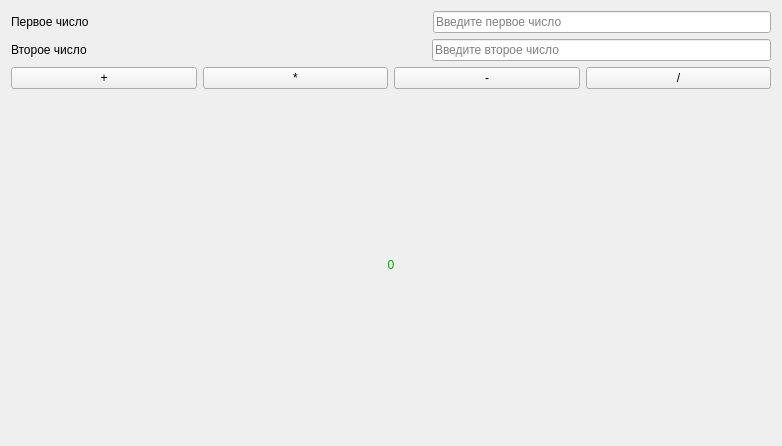
<?xml version="1.0" encoding="UTF-8"?>
<ui version="4.0">
 <class>Form</class>
 <widget class="QWidget" name="Form">
  <property name="geometry">
   <rect>
    <x>0</x>
    <y>0</y>
    <width>782</width>
    <height>446</height>
   </rect>
  </property>
  <property name="windowTitle">
   <string>Form</string>
  </property>
  <layout class="QVBoxLayout" name="verticalLayout">
   <item>
    <layout class="QHBoxLayout" name="horizontalLayout">
     <item>
      <widget class="QLabel" name="labelfist">
       <property name="text">
        <string>Первое число</string>
       </property>
      </widget>
     </item>
     <item>
      <spacer name="horizontalSpacer">
       <property name="orientation">
        <enum>Qt::Orientation::Horizontal</enum>
       </property>
       <property name="sizeHint" stdset="0">
        <size>
         <width>40</width>
         <height>20</height>
        </size>
       </property>
      </spacer>
     </item>
     <item>
      <widget class="QLineEdit" name="lineEditFist">
       <property name="placeholderText">
        <string>Введите первое число</string>
       </property>
      </widget>
     </item>
    </layout>
   </item>
   <item>
    <layout class="QHBoxLayout" name="horizontalLayout_2">
     <item>
      <widget class="QLabel" name="labeltwo">
       <property name="text">
        <string>Второе число</string>
       </property>
      </widget>
     </item>
     <item>
      <spacer name="horizontalSpacer_2">
       <property name="orientation">
        <enum>Qt::Orientation::Horizontal</enum>
       </property>
       <property name="sizeHint" stdset="0">
        <size>
         <width>40</width>
         <height>20</height>
        </size>
       </property>
      </spacer>
     </item>
     <item>
      <widget class="QLineEdit" name="lineEdidTwo">
       <property name="placeholderText">
        <string>Введите второе число</string>
       </property>
      </widget>
     </item>
    </layout>
   </item>
   <item>
    <layout class="QHBoxLayout" name="horizontalLayout_3">
     <item>
      <widget class="QPushButton" name="pushButtonSum">
       <property name="text">
        <string>+</string>
       </property>
      </widget>
     </item>
     <item>
      <widget class="QPushButton" name="pushButtonMult">
       <property name="text">
        <string>*</string>
       </property>
      </widget>
     </item>
     <item>
      <widget class="QPushButton" name="pushSub">
       <property name="text">
        <string>-</string>
       </property>
      </widget>
     </item>
     <item>
      <widget class="QPushButton" name="pushButtonDiv">
       <property name="text">
        <string>/</string>
       </property>
      </widget>
     </item>
    </layout>
   </item>
   <item>
    <widget class="QLabel" name="labelZero">
     <property name="styleSheet">
      <string notr="true">font: 36pt &quot;Segoe UI&quot;;
color: rgb(0, 170, 0);</string>
     </property>
     <property name="text">
      <string>0</string>
     </property>
     <property name="alignment">
      <set>Qt::AlignmentFlag::AlignCenter</set>
     </property>
    </widget>
   </item>
  </layout>
 </widget>
 <resources/>
 <connections/>
</ui>
